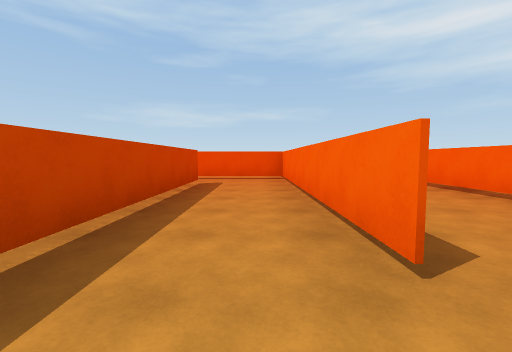
[1] (above)

22 first-person views from a walk through a 3-D level made in the Unity game engine. The camera is 1.3 m above the floor, tilts 4° down and sees 90° across. The floor is counted in squares, 2 m on a side. Each view is taken from the middle of a square. On the plan, view 1 faces up. The plan holds only what a view shows up to about 9 squares ahead; the rest is blank. The place goes on beyond the plan. The player character is not drawn.

[2]
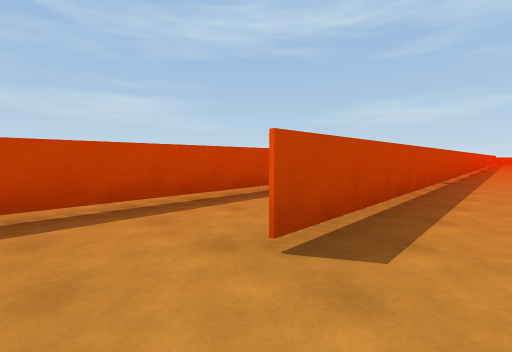

[3]
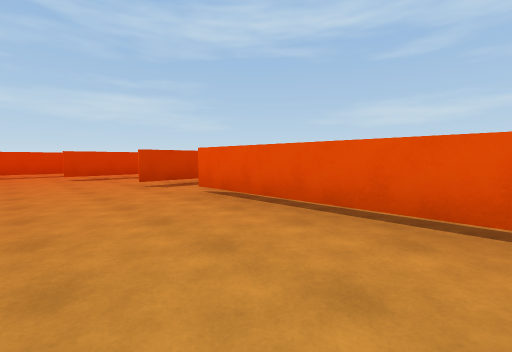

[4]
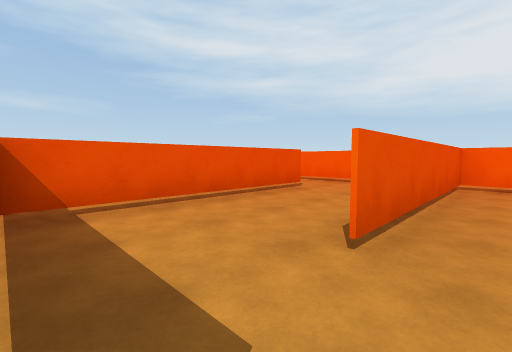

[5]
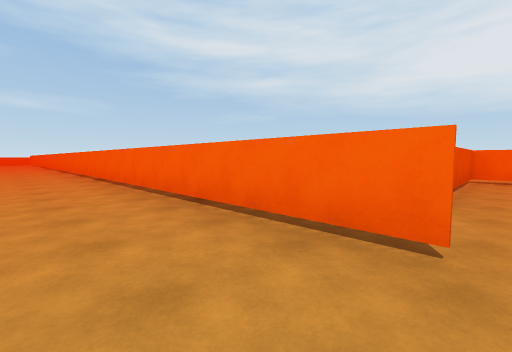

[6]
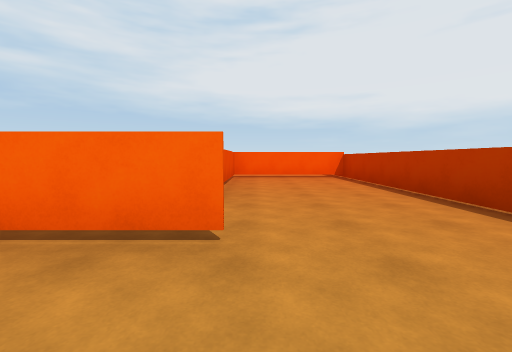

[7]
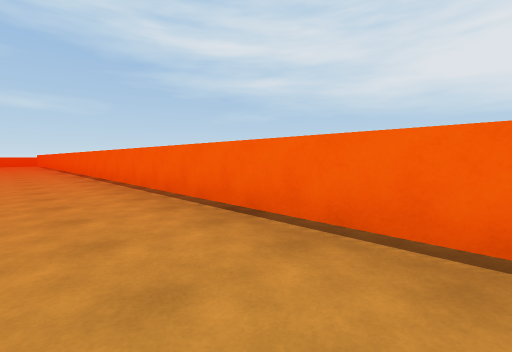

[8]
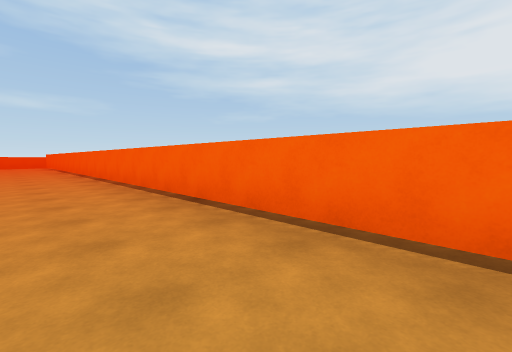

[9]
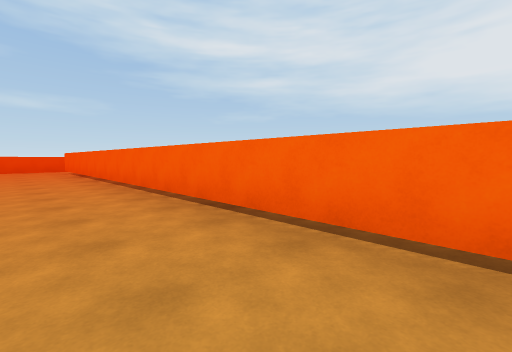

[10]
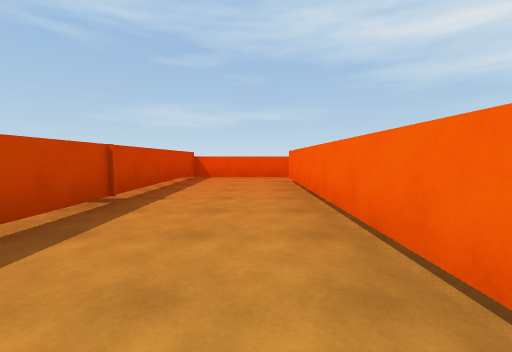

[11]
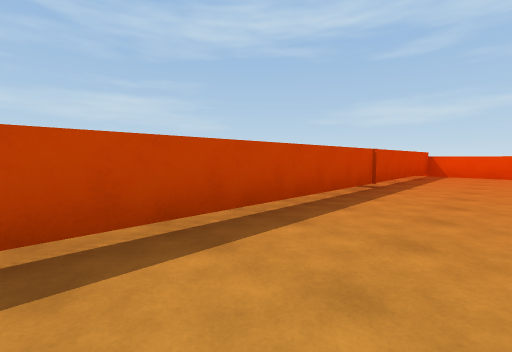

[12]
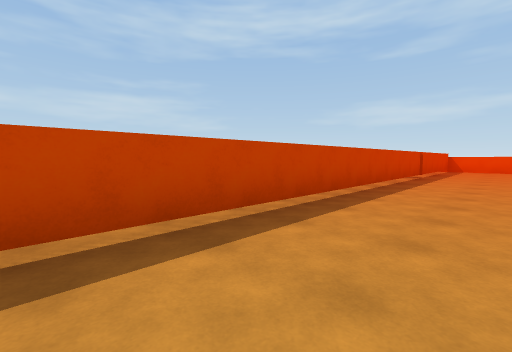

[13]
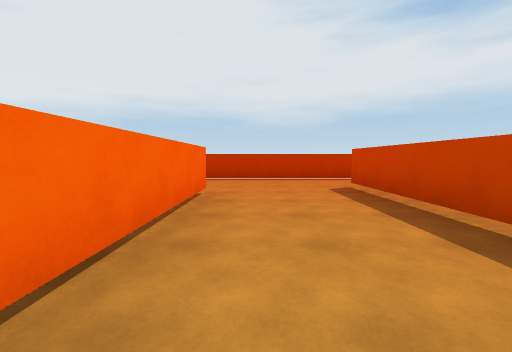

[14]
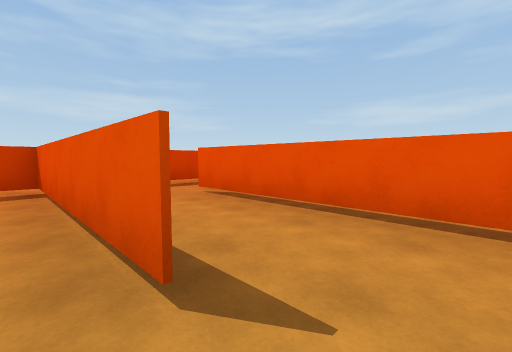

[15]
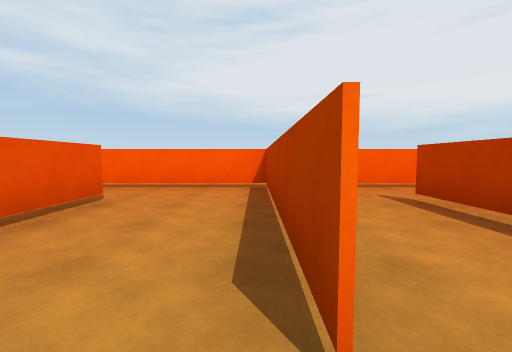

[16]
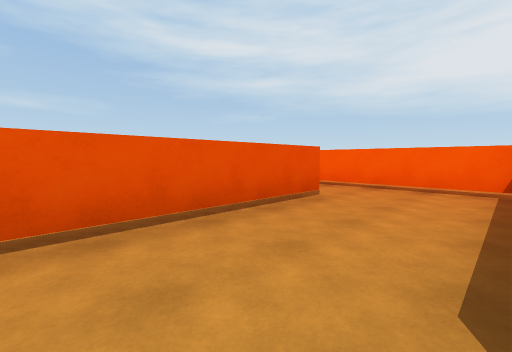

[17]
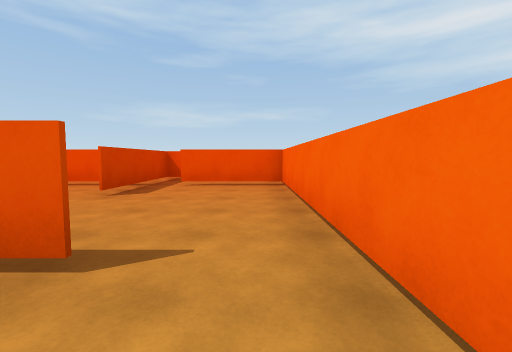

[18]
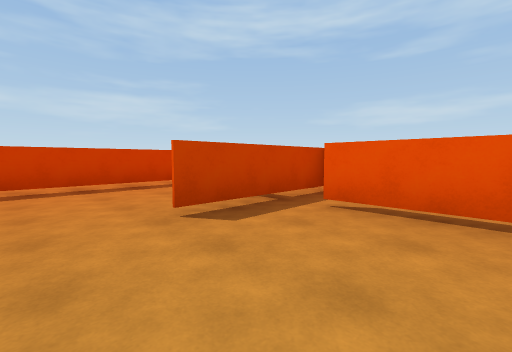

[19]
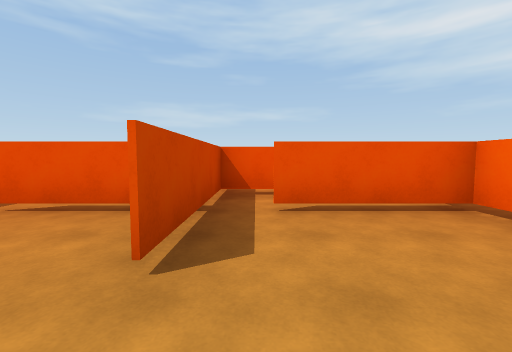

[20]
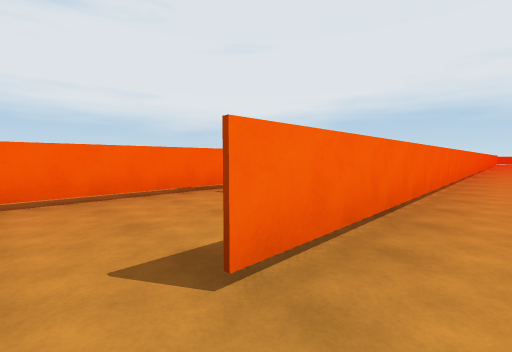

[21]
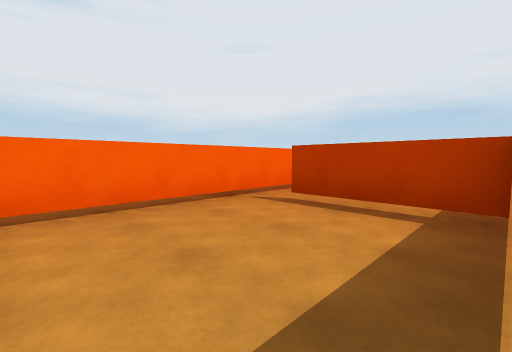

[22]
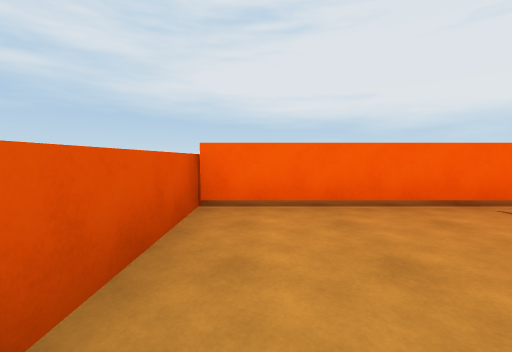

### Floor plan
Key: @ floor where view 1 was taken; # wall or solid block; . floor; = window, fence, low wall or low ledge; T thing the floor can be seen under or through.
Columns run from 2 left of view 1 to 12 right of it. Each row starts with its distance up from view 1.
 34    ########
 33    #.....#.
 32    #..#..T.
 31    #..#..T.
 30    #..##TT
 29    #..#  T
 28    #..#
 27    #..#
 26    #..#
 25    #..#
 24   .#..#
 23   .#..#
 22    #..#
 21    #..#
 20    #..#
 19    #..#
 18     ..#
 17     ..#  ##
 16     ..#  #...
 15     ..####.###
 14     ..#..#...#
 13     ..#......#
 12    #..#......#.
 11    #..#......#.
 10    #..#TTTT..#.
  9 ...#..#......#.
  8 ####..#.######.
  7 ...#..#......#
  6 .=.#..#=====.#.
  5 .=.#..#......#.
  4 .=.#..#......#.
  3 .=.#..#.######.
  2 .=.#.........#.
  1 .=...........#
  0 .=@..........#
 -1  #############

Positions as (right, up) in squares from view 1, and headings:
1: (0, 0), facing up
2: (2, 0), facing up-left
3: (10, 0), facing up-left
4: (4, 2), facing up-right
5: (2, 2), facing up-right
6: (2, 2), facing right
7: (2, 8), facing up-right
8: (2, 13), facing up-right
9: (2, 19), facing up-right
10: (3, 25), facing up
11: (3, 23), facing up-left
12: (3, 19), facing up-left
13: (3, 7), facing down
14: (10, 5), facing up-left
15: (5, 8), facing right
16: (5, 8), facing up-right
17: (10, 9), facing up
18: (10, 12), facing up-left
19: (8, 12), facing up
20: (3, 33), facing down-right
21: (4, 33), facing down-right
22: (4, 33), facing right
